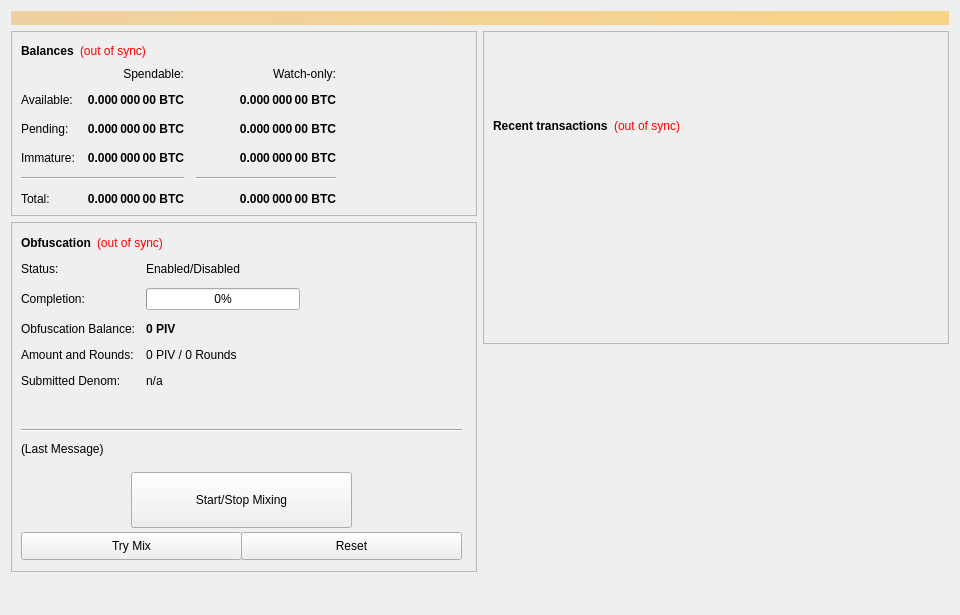
<?xml version="1.0" encoding="UTF-8"?>
<ui version="4.0">
 <class>OverviewPage</class>
 <widget class="QWidget" name="OverviewPage">
  <property name="geometry">
   <rect>
    <x>0</x>
    <y>0</y>
    <width>960</width>
    <height>615</height>
   </rect>
  </property>
  <property name="minimumSize">
   <size>
    <width>960</width>
    <height>0</height>
   </size>
  </property>
  <property name="windowTitle">
   <string>Form</string>
  </property>
  <layout class="QVBoxLayout" name="topLayout">
   <item>
    <widget class="QLabel" name="labelAlerts">
     <property name="visible">
      <bool>false</bool>
     </property>
     <property name="styleSheet">
      <string notr="true">background-color: qlineargradient(x1: 0, y1: 0, x2: 1, y2: 0, stop:0 #F0D0A0, stop:1 #F8D488); color:#000000;</string>
     </property>
     <property name="wordWrap">
      <bool>true</bool>
     </property>
     <property name="margin">
      <number>3</number>
     </property>
    </widget>
   </item>
   <item>
    <layout class="QHBoxLayout" name="horizontalLayout" stretch="1,1">
     <item>
      <layout class="QVBoxLayout" name="verticalLayout_2">
       <item>
        <widget class="QFrame" name="frame">
         <property name="frameShape">
          <enum>QFrame::StyledPanel</enum>
         </property>
         <property name="frameShadow">
          <enum>QFrame::Raised</enum>
         </property>
         <layout class="QVBoxLayout" name="verticalLayout_4">
          <item>
           <layout class="QHBoxLayout" name="horizontalLayout_4">
            <item>
             <widget class="QLabel" name="label_5">
              <property name="font">
               <font>
                <weight>75</weight>
                <bold>true</bold>
               </font>
              </property>
              <property name="text">
               <string>Balances</string>
              </property>
             </widget>
            </item>
            <item>
             <widget class="QLabel" name="labelWalletStatus">
              <property name="cursor">
               <cursorShape>WhatsThisCursor</cursorShape>
              </property>
              <property name="toolTip">
               <string>The displayed information may be out of date. Your wallet automatically synchronizes with the IVY network after a connection is established, but this process has not completed yet.</string>
              </property>
              <property name="styleSheet">
               <string notr="true">QLabel { color: red; }</string>
              </property>
              <property name="text">
               <string notr="true">(out of sync)</string>
              </property>
              <property name="alignment">
               <set>Qt::AlignLeading|Qt::AlignLeft|Qt::AlignVCenter</set>
              </property>
             </widget>
            </item>
            <item>
             <spacer name="horizontalSpacer_3">
              <property name="orientation">
               <enum>Qt::Horizontal</enum>
              </property>
              <property name="sizeHint" stdset="0">
               <size>
                <width>40</width>
                <height>20</height>
               </size>
              </property>
             </spacer>
            </item>
           </layout>
          </item>
          <item>
           <layout class="QGridLayout" name="gridLayout">
            <property name="spacing">
             <number>12</number>
            </property>
            <item row="2" column="2">
             <widget class="QLabel" name="labelWatchPending">
              <property name="font">
               <font>
                <weight>75</weight>
                <bold>true</bold>
               </font>
              </property>
              <property name="cursor">
               <cursorShape>IBeamCursor</cursorShape>
              </property>
              <property name="toolTip">
               <string>Unconfirmed transactions to watch-only addresses</string>
              </property>
              <property name="text">
               <string notr="true">0.000 000 00 BTC</string>
              </property>
              <property name="alignment">
               <set>Qt::AlignRight|Qt::AlignTrailing|Qt::AlignVCenter</set>
              </property>
              <property name="textInteractionFlags">
               <set>Qt::LinksAccessibleByMouse|Qt::TextSelectableByKeyboard|Qt::TextSelectableByMouse</set>
              </property>
             </widget>
            </item>
            <item row="2" column="1">
             <widget class="QLabel" name="labelUnconfirmed">
              <property name="font">
               <font>
                <weight>75</weight>
                <bold>true</bold>
               </font>
              </property>
              <property name="cursor">
               <cursorShape>IBeamCursor</cursorShape>
              </property>
              <property name="toolTip">
               <string>Total of transactions that have yet to be confirmed, and do not yet count toward the spendable balance</string>
              </property>
              <property name="text">
               <string notr="true">0.000 000 00 BTC</string>
              </property>
              <property name="alignment">
               <set>Qt::AlignRight|Qt::AlignTrailing|Qt::AlignVCenter</set>
              </property>
              <property name="textInteractionFlags">
               <set>Qt::LinksAccessibleByMouse|Qt::TextSelectableByKeyboard|Qt::TextSelectableByMouse</set>
              </property>
             </widget>
            </item>
            <item row="3" column="2">
             <widget class="QLabel" name="labelWatchImmature">
              <property name="font">
               <font>
                <weight>75</weight>
                <bold>true</bold>
               </font>
              </property>
              <property name="cursor">
               <cursorShape>IBeamCursor</cursorShape>
              </property>
              <property name="toolTip">
               <string>Staked or masternode rewards in watch-only addresses that has not yet matured</string>
              </property>
              <property name="text">
               <string notr="true">0.000 000 00 BTC</string>
              </property>
              <property name="alignment">
               <set>Qt::AlignRight|Qt::AlignTrailing|Qt::AlignVCenter</set>
              </property>
              <property name="textInteractionFlags">
               <set>Qt::LinksAccessibleByMouse|Qt::TextSelectableByKeyboard|Qt::TextSelectableByMouse</set>
              </property>
             </widget>
            </item>
            <item row="4" column="0" colspan="2">
             <widget class="Line" name="lineSpendableBalance">
              <property name="orientation">
               <enum>Qt::Horizontal</enum>
              </property>
             </widget>
            </item>
            <item row="4" column="2">
             <widget class="Line" name="lineWatchBalance">
              <property name="sizePolicy">
               <sizepolicy hsizetype="Preferred" vsizetype="Fixed">
                <horstretch>0</horstretch>
                <verstretch>0</verstretch>
               </sizepolicy>
              </property>
              <property name="minimumSize">
               <size>
                <width>140</width>
                <height>0</height>
               </size>
              </property>
              <property name="orientation">
               <enum>Qt::Horizontal</enum>
              </property>
             </widget>
            </item>
            <item row="5" column="0">
             <widget class="QLabel" name="labelTotalText">
              <property name="text">
               <string>Total:</string>
              </property>
             </widget>
            </item>
            <item row="3" column="1">
             <widget class="QLabel" name="labelImmature">
              <property name="font">
               <font>
                <weight>75</weight>
                <bold>true</bold>
               </font>
              </property>
              <property name="cursor">
               <cursorShape>IBeamCursor</cursorShape>
              </property>
              <property name="toolTip">
               <string>Staked or masternode rewards that has not yet matured</string>
              </property>
              <property name="text">
               <string notr="true">0.000 000 00 BTC</string>
              </property>
              <property name="alignment">
               <set>Qt::AlignRight|Qt::AlignTrailing|Qt::AlignVCenter</set>
              </property>
              <property name="textInteractionFlags">
               <set>Qt::LinksAccessibleByMouse|Qt::TextSelectableByKeyboard|Qt::TextSelectableByMouse</set>
              </property>
             </widget>
            </item>
            <item row="2" column="3">
             <spacer name="horizontalSpacer_2">
              <property name="orientation">
               <enum>Qt::Horizontal</enum>
              </property>
              <property name="sizeHint" stdset="0">
               <size>
                <width>40</width>
                <height>20</height>
               </size>
              </property>
             </spacer>
            </item>
            <item row="3" column="0">
             <widget class="QLabel" name="labelImmatureText">
              <property name="text">
               <string>Immature:</string>
              </property>
             </widget>
            </item>
            <item row="5" column="1">
             <widget class="QLabel" name="labelTotal">
              <property name="font">
               <font>
                <weight>75</weight>
                <bold>true</bold>
               </font>
              </property>
              <property name="cursor">
               <cursorShape>IBeamCursor</cursorShape>
              </property>
              <property name="toolTip">
               <string>Your current total balance</string>
              </property>
              <property name="text">
               <string notr="true">0.000 000 00 BTC</string>
              </property>
              <property name="alignment">
               <set>Qt::AlignRight|Qt::AlignTrailing|Qt::AlignVCenter</set>
              </property>
              <property name="textInteractionFlags">
               <set>Qt::LinksAccessibleByMouse|Qt::TextSelectableByKeyboard|Qt::TextSelectableByMouse</set>
              </property>
             </widget>
            </item>
            <item row="5" column="2">
             <widget class="QLabel" name="labelWatchTotal">
              <property name="font">
               <font>
                <weight>75</weight>
                <bold>true</bold>
               </font>
              </property>
              <property name="cursor">
               <cursorShape>IBeamCursor</cursorShape>
              </property>
              <property name="toolTip">
               <string>Current total balance in watch-only addresses</string>
              </property>
              <property name="text">
               <string notr="true">0.000 000 00 BTC</string>
              </property>
              <property name="alignment">
               <set>Qt::AlignRight|Qt::AlignTrailing|Qt::AlignVCenter</set>
              </property>
              <property name="textInteractionFlags">
               <set>Qt::LinksAccessibleByMouse|Qt::TextSelectableByKeyboard|Qt::TextSelectableByMouse</set>
              </property>
             </widget>
            </item>
            <item row="0" column="2">
             <widget class="QLabel" name="labelWatchonly">
              <property name="text">
               <string>Watch-only:</string>
              </property>
              <property name="alignment">
               <set>Qt::AlignRight|Qt::AlignTrailing|Qt::AlignVCenter</set>
              </property>
             </widget>
            </item>
            <item row="1" column="0">
             <widget class="QLabel" name="labelBalanceText">
              <property name="text">
               <string>Available:</string>
              </property>
             </widget>
            </item>
            <item row="1" column="1">
             <widget class="QLabel" name="labelBalance">
              <property name="font">
               <font>
                <weight>75</weight>
                <bold>true</bold>
               </font>
              </property>
              <property name="cursor">
               <cursorShape>IBeamCursor</cursorShape>
              </property>
              <property name="toolTip">
               <string>Your current spendable balance</string>
              </property>
              <property name="text">
               <string notr="true">0.000 000 00 BTC</string>
              </property>
              <property name="alignment">
               <set>Qt::AlignRight|Qt::AlignTrailing|Qt::AlignVCenter</set>
              </property>
              <property name="textInteractionFlags">
               <set>Qt::LinksAccessibleByMouse|Qt::TextSelectableByKeyboard|Qt::TextSelectableByMouse</set>
              </property>
             </widget>
            </item>
            <item row="1" column="2">
             <widget class="QLabel" name="labelWatchAvailable">
              <property name="font">
               <font>
                <weight>75</weight>
                <bold>true</bold>
               </font>
              </property>
              <property name="cursor">
               <cursorShape>IBeamCursor</cursorShape>
              </property>
              <property name="toolTip">
               <string>Your current balance in watch-only addresses</string>
              </property>
              <property name="text">
               <string notr="true">0.000 000 00 BTC</string>
              </property>
              <property name="alignment">
               <set>Qt::AlignRight|Qt::AlignTrailing|Qt::AlignVCenter</set>
              </property>
              <property name="textInteractionFlags">
               <set>Qt::LinksAccessibleByMouse|Qt::TextSelectableByKeyboard|Qt::TextSelectableByMouse</set>
              </property>
             </widget>
            </item>
            <item row="2" column="0">
             <widget class="QLabel" name="labelPendingText">
              <property name="text">
               <string>Pending:</string>
              </property>
             </widget>
            </item>
            <item row="0" column="1">
             <widget class="QLabel" name="labelSpendable">
              <property name="text">
               <string>Spendable:</string>
              </property>
              <property name="alignment">
               <set>Qt::AlignRight|Qt::AlignTrailing|Qt::AlignVCenter</set>
              </property>
             </widget>
            </item>
           </layout>
          </item>
         </layout>
        </widget>
       </item>
       <item>
        <widget class="QFrame" name="frameObfuscation">
         <property name="minimumSize">
          <size>
           <width>0</width>
           <height>350</height>
          </size>
         </property>
         <property name="layoutDirection">
          <enum>Qt::LeftToRight</enum>
         </property>
         <property name="frameShape">
          <enum>QFrame::StyledPanel</enum>
         </property>
         <property name="frameShadow">
          <enum>QFrame::Raised</enum>
         </property>
         <widget class="QWidget" name="formLayoutWidget">
          <property name="geometry">
           <rect>
            <x>10</x>
            <y>40</y>
            <width>451</width>
            <height>161</height>
           </rect>
          </property>
          <layout class="QFormLayout" name="formLayout">
           <property name="fieldGrowthPolicy">
            <enum>QFormLayout::AllNonFixedFieldsGrow</enum>
           </property>
           <property name="horizontalSpacing">
            <number>11</number>
           </property>
           <property name="verticalSpacing">
            <number>12</number>
           </property>
           <item row="0" column="0">
            <widget class="QLabel" name="label_6">
             <property name="text">
              <string>Status:</string>
             </property>
            </widget>
           </item>
           <item row="1" column="0">
            <widget class="QLabel" name="label_7">
             <property name="text">
              <string>Completion:</string>
             </property>
            </widget>
           </item>
           <item row="1" column="1">
            <widget class="QProgressBar" name="obfuscationProgress">
             <property name="maximumSize">
              <size>
               <width>154</width>
               <height>16777215</height>
              </size>
             </property>
             <property name="value">
              <number>0</number>
             </property>
            </widget>
           </item>
           <item row="2" column="0">
            <widget class="QLabel" name="labelAnonymizedText">
             <property name="text">
              <string>Obfuscation Balance:</string>
             </property>
            </widget>
           </item>
           <item row="2" column="1">
            <widget class="QLabel" name="labelAnonymized">
             <property name="font">
              <font>
               <weight>75</weight>
               <bold>true</bold>
              </font>
             </property>
             <property name="text">
              <string notr="true">0 PIV</string>
             </property>
            </widget>
           </item>
           <item row="3" column="0">
            <widget class="QLabel" name="label_8">
             <property name="text">
              <string>Amount and Rounds:</string>
             </property>
            </widget>
           </item>
           <item row="3" column="1">
            <widget class="QLabel" name="labelAmountRounds">
             <property name="text">
              <string>0 PIV / 0 Rounds</string>
             </property>
            </widget>
           </item>
           <item row="4" column="0">
            <widget class="QLabel" name="label_9">
             <property name="text">
              <string>Submitted Denom:</string>
             </property>
            </widget>
           </item>
           <item row="4" column="1">
            <widget class="QLabel" name="labelSubmittedDenom">
             <property name="toolTip">
              <string>The denominations you submitted to the Masternode.&lt;br&gt;To mix, other users must submit the exact same denominations.</string>
             </property>
             <property name="text">
              <string>n/a</string>
             </property>
            </widget>
           </item>
           <item row="0" column="1">
            <widget class="QLabel" name="obfuscationEnabled">
             <property name="text">
              <string>Enabled/Disabled</string>
             </property>
            </widget>
           </item>
          </layout>
         </widget>
         <widget class="QPushButton" name="runAutoDenom">
          <property name="geometry">
           <rect>
            <x>251</x>
            <y>17</y>
            <width>1</width>
            <height>1</height>
           </rect>
          </property>
          <property name="palette">
           <palette>
            <active>
             <colorrole role="WindowText">
              <brush brushstyle="SolidPattern">
               <color alpha="255">
                <red>0</red>
                <green>0</green>
                <blue>0</blue>
               </color>
              </brush>
             </colorrole>
             <colorrole role="Button">
              <brush brushstyle="SolidPattern">
               <color alpha="255">
                <red>239</red>
                <green>238</green>
                <blue>238</blue>
               </color>
              </brush>
             </colorrole>
             <colorrole role="Light">
              <brush brushstyle="SolidPattern">
               <color alpha="255">
                <red>255</red>
                <green>255</green>
                <blue>255</blue>
               </color>
              </brush>
             </colorrole>
             <colorrole role="Midlight">
              <brush brushstyle="SolidPattern">
               <color alpha="255">
                <red>247</red>
                <green>246</green>
                <blue>246</blue>
               </color>
              </brush>
             </colorrole>
             <colorrole role="Dark">
              <brush brushstyle="SolidPattern">
               <color alpha="255">
                <red>119</red>
                <green>119</green>
                <blue>119</blue>
               </color>
              </brush>
             </colorrole>
             <colorrole role="Mid">
              <brush brushstyle="SolidPattern">
               <color alpha="255">
                <red>159</red>
                <green>159</green>
                <blue>159</blue>
               </color>
              </brush>
             </colorrole>
             <colorrole role="Text">
              <brush brushstyle="SolidPattern">
               <color alpha="255">
                <red>0</red>
                <green>0</green>
                <blue>0</blue>
               </color>
              </brush>
             </colorrole>
             <colorrole role="BrightText">
              <brush brushstyle="SolidPattern">
               <color alpha="255">
                <red>255</red>
                <green>255</green>
                <blue>255</blue>
               </color>
              </brush>
             </colorrole>
             <colorrole role="ButtonText">
              <brush brushstyle="SolidPattern">
               <color alpha="255">
                <red>0</red>
                <green>0</green>
                <blue>0</blue>
               </color>
              </brush>
             </colorrole>
             <colorrole role="Base">
              <brush brushstyle="SolidPattern">
               <color alpha="255">
                <red>255</red>
                <green>255</green>
                <blue>255</blue>
               </color>
              </brush>
             </colorrole>
             <colorrole role="Window">
              <brush brushstyle="SolidPattern">
               <color alpha="255">
                <red>239</red>
                <green>238</green>
                <blue>238</blue>
               </color>
              </brush>
             </colorrole>
             <colorrole role="Shadow">
              <brush brushstyle="SolidPattern">
               <color alpha="255">
                <red>0</red>
                <green>0</green>
                <blue>0</blue>
               </color>
              </brush>
             </colorrole>
             <colorrole role="AlternateBase">
              <brush brushstyle="SolidPattern">
               <color alpha="255">
                <red>247</red>
                <green>246</green>
                <blue>246</blue>
               </color>
              </brush>
             </colorrole>
             <colorrole role="ToolTipBase">
              <brush brushstyle="SolidPattern">
               <color alpha="255">
                <red>255</red>
                <green>255</green>
                <blue>220</blue>
               </color>
              </brush>
             </colorrole>
             <colorrole role="ToolTipText">
              <brush brushstyle="SolidPattern">
               <color alpha="255">
                <red>0</red>
                <green>0</green>
                <blue>0</blue>
               </color>
              </brush>
             </colorrole>
            </active>
            <inactive>
             <colorrole role="WindowText">
              <brush brushstyle="SolidPattern">
               <color alpha="255">
                <red>0</red>
                <green>0</green>
                <blue>0</blue>
               </color>
              </brush>
             </colorrole>
             <colorrole role="Button">
              <brush brushstyle="SolidPattern">
               <color alpha="255">
                <red>239</red>
                <green>238</green>
                <blue>238</blue>
               </color>
              </brush>
             </colorrole>
             <colorrole role="Light">
              <brush brushstyle="SolidPattern">
               <color alpha="255">
                <red>255</red>
                <green>255</green>
                <blue>255</blue>
               </color>
              </brush>
             </colorrole>
             <colorrole role="Midlight">
              <brush brushstyle="SolidPattern">
               <color alpha="255">
                <red>247</red>
                <green>246</green>
                <blue>246</blue>
               </color>
              </brush>
             </colorrole>
             <colorrole role="Dark">
              <brush brushstyle="SolidPattern">
               <color alpha="255">
                <red>119</red>
                <green>119</green>
                <blue>119</blue>
               </color>
              </brush>
             </colorrole>
             <colorrole role="Mid">
              <brush brushstyle="SolidPattern">
               <color alpha="255">
                <red>159</red>
                <green>159</green>
                <blue>159</blue>
               </color>
              </brush>
             </colorrole>
             <colorrole role="Text">
              <brush brushstyle="SolidPattern">
               <color alpha="255">
                <red>0</red>
                <green>0</green>
                <blue>0</blue>
               </color>
              </brush>
             </colorrole>
             <colorrole role="BrightText">
              <brush brushstyle="SolidPattern">
               <color alpha="255">
                <red>255</red>
                <green>255</green>
                <blue>255</blue>
               </color>
              </brush>
             </colorrole>
             <colorrole role="ButtonText">
              <brush brushstyle="SolidPattern">
               <color alpha="255">
                <red>0</red>
                <green>0</green>
                <blue>0</blue>
               </color>
              </brush>
             </colorrole>
             <colorrole role="Base">
              <brush brushstyle="SolidPattern">
               <color alpha="255">
                <red>255</red>
                <green>255</green>
                <blue>255</blue>
               </color>
              </brush>
             </colorrole>
             <colorrole role="Window">
              <brush brushstyle="SolidPattern">
               <color alpha="255">
                <red>239</red>
                <green>238</green>
                <blue>238</blue>
               </color>
              </brush>
             </colorrole>
             <colorrole role="Shadow">
              <brush brushstyle="SolidPattern">
               <color alpha="255">
                <red>0</red>
                <green>0</green>
                <blue>0</blue>
               </color>
              </brush>
             </colorrole>
             <colorrole role="AlternateBase">
              <brush brushstyle="SolidPattern">
               <color alpha="255">
                <red>247</red>
                <green>246</green>
                <blue>246</blue>
               </color>
              </brush>
             </colorrole>
             <colorrole role="ToolTipBase">
              <brush brushstyle="SolidPattern">
               <color alpha="255">
                <red>255</red>
                <green>255</green>
                <blue>220</blue>
               </color>
              </brush>
             </colorrole>
             <colorrole role="ToolTipText">
              <brush brushstyle="SolidPattern">
               <color alpha="255">
                <red>0</red>
                <green>0</green>
                <blue>0</blue>
               </color>
              </brush>
             </colorrole>
            </inactive>
            <disabled>
             <colorrole role="WindowText">
              <brush brushstyle="SolidPattern">
               <color alpha="255">
                <red>119</red>
                <green>119</green>
                <blue>119</blue>
               </color>
              </brush>
             </colorrole>
             <colorrole role="Button">
              <brush brushstyle="SolidPattern">
               <color alpha="255">
                <red>239</red>
                <green>238</green>
                <blue>238</blue>
               </color>
              </brush>
             </colorrole>
             <colorrole role="Light">
              <brush brushstyle="SolidPattern">
               <color alpha="255">
                <red>255</red>
                <green>255</green>
                <blue>255</blue>
               </color>
              </brush>
             </colorrole>
             <colorrole role="Midlight">
              <brush brushstyle="SolidPattern">
               <color alpha="255">
                <red>247</red>
                <green>246</green>
                <blue>246</blue>
               </color>
              </brush>
             </colorrole>
             <colorrole role="Dark">
              <brush brushstyle="SolidPattern">
               <color alpha="255">
                <red>119</red>
                <green>119</green>
                <blue>119</blue>
               </color>
              </brush>
             </colorrole>
             <colorrole role="Mid">
              <brush brushstyle="SolidPattern">
               <color alpha="255">
                <red>159</red>
                <green>159</green>
                <blue>159</blue>
               </color>
              </brush>
             </colorrole>
             <colorrole role="Text">
              <brush brushstyle="SolidPattern">
               <color alpha="255">
                <red>119</red>
                <green>119</green>
                <blue>119</blue>
               </color>
              </brush>
             </colorrole>
             <colorrole role="BrightText">
              <brush brushstyle="SolidPattern">
               <color alpha="255">
                <red>255</red>
                <green>255</green>
                <blue>255</blue>
               </color>
              </brush>
             </colorrole>
             <colorrole role="ButtonText">
              <brush brushstyle="SolidPattern">
               <color alpha="255">
                <red>119</red>
                <green>119</green>
                <blue>119</blue>
               </color>
              </brush>
             </colorrole>
             <colorrole role="Base">
              <brush brushstyle="SolidPattern">
               <color alpha="255">
                <red>239</red>
                <green>238</green>
                <blue>238</blue>
               </color>
              </brush>
             </colorrole>
             <colorrole role="Window">
              <brush brushstyle="SolidPattern">
               <color alpha="255">
                <red>239</red>
                <green>238</green>
                <blue>238</blue>
               </color>
              </brush>
             </colorrole>
             <colorrole role="Shadow">
              <brush brushstyle="SolidPattern">
               <color alpha="255">
                <red>0</red>
                <green>0</green>
                <blue>0</blue>
               </color>
              </brush>
             </colorrole>
             <colorrole role="AlternateBase">
              <brush brushstyle="SolidPattern">
               <color alpha="255">
                <red>239</red>
                <green>238</green>
                <blue>238</blue>
               </color>
              </brush>
             </colorrole>
             <colorrole role="ToolTipBase">
              <brush brushstyle="SolidPattern">
               <color alpha="255">
                <red>255</red>
                <green>255</green>
                <blue>220</blue>
               </color>
              </brush>
             </colorrole>
             <colorrole role="ToolTipText">
              <brush brushstyle="SolidPattern">
               <color alpha="255">
                <red>0</red>
                <green>0</green>
                <blue>0</blue>
               </color>
              </brush>
             </colorrole>
            </disabled>
           </palette>
          </property>
          <property name="focusPolicy">
           <enum>Qt::NoFocus</enum>
          </property>
          <property name="autoFillBackground">
           <bool>true</bool>
          </property>
          <property name="text">
           <string/>
          </property>
          <property name="flat">
           <bool>true</bool>
          </property>
         </widget>
         <widget class="QPushButton" name="toggleObfuscation">
          <property name="geometry">
           <rect>
            <x>120</x>
            <y>250</y>
            <width>221</width>
            <height>56</height>
           </rect>
          </property>
          <property name="sizePolicy">
           <sizepolicy hsizetype="MinimumExpanding" vsizetype="Fixed">
            <horstretch>0</horstretch>
            <verstretch>0</verstretch>
           </sizepolicy>
          </property>
          <property name="text">
           <string>Start/Stop Mixing</string>
          </property>
         </widget>
         <widget class="Line" name="lineLastMessage">
          <property name="geometry">
           <rect>
            <x>10</x>
            <y>200</y>
            <width>441</width>
            <height>16</height>
           </rect>
          </property>
          <property name="orientation">
           <enum>Qt::Horizontal</enum>
          </property>
         </widget>
         <widget class="QLabel" name="obfuscationStatus">
          <property name="geometry">
           <rect>
            <x>10</x>
            <y>220</y>
            <width>451</width>
            <height>61</height>
           </rect>
          </property>
          <property name="minimumSize">
           <size>
            <width>288</width>
            <height>43</height>
           </size>
          </property>
          <property name="text">
           <string>(Last Message)</string>
          </property>
          <property name="alignment">
           <set>Qt::AlignLeading|Qt::AlignLeft|Qt::AlignTop</set>
          </property>
          <property name="wordWrap">
           <bool>true</bool>
          </property>
         </widget>
         <widget class="QPushButton" name="obfuscationAuto">
          <property name="geometry">
           <rect>
            <x>10</x>
            <y>310</y>
            <width>221</width>
            <height>28</height>
           </rect>
          </property>
          <property name="sizePolicy">
           <sizepolicy hsizetype="MinimumExpanding" vsizetype="Fixed">
            <horstretch>0</horstretch>
            <verstretch>0</verstretch>
           </sizepolicy>
          </property>
          <property name="toolTip">
           <string>Try to manually submit a Obfuscation request.</string>
          </property>
          <property name="text">
           <string>Try Mix</string>
          </property>
         </widget>
         <widget class="QPushButton" name="obfuscationReset">
          <property name="geometry">
           <rect>
            <x>230</x>
            <y>310</y>
            <width>221</width>
            <height>28</height>
           </rect>
          </property>
          <property name="sizePolicy">
           <sizepolicy hsizetype="MinimumExpanding" vsizetype="Fixed">
            <horstretch>0</horstretch>
            <verstretch>0</verstretch>
           </sizepolicy>
          </property>
          <property name="toolTip">
           <string>Reset the current status of Obfuscation (can interrupt Obfuscation if it's in the process of Mixing, which can cost you money!)</string>
          </property>
          <property name="autoFillBackground">
           <bool>false</bool>
          </property>
          <property name="text">
           <string>Reset</string>
          </property>
         </widget>
         <widget class="QWidget" name="layoutWidget">
          <property name="geometry">
           <rect>
            <x>10</x>
            <y>10</y>
            <width>431</width>
            <height>22</height>
           </rect>
          </property>
          <layout class="QHBoxLayout" name="horizontalLayout_5">
           <item>
            <widget class="QLabel" name="label_2">
             <property name="font">
              <font>
               <weight>75</weight>
               <bold>true</bold>
              </font>
             </property>
             <property name="text">
              <string>Obfuscation</string>
             </property>
            </widget>
           </item>
           <item>
            <widget class="QLabel" name="labelObfuscationSyncStatus">
             <property name="toolTip">
              <string>The displayed information may be out of date. Your wallet automatically synchronizes with the IVY network after a connection is established, but this process has not completed yet.</string>
             </property>
             <property name="styleSheet">
              <string notr="true">QLabel { color: red; }</string>
             </property>
             <property name="text">
              <string notr="true">(out of sync)</string>
             </property>
             <property name="alignment">
              <set>Qt::AlignLeading|Qt::AlignLeft|Qt::AlignVCenter</set>
             </property>
            </widget>
           </item>
           <item>
            <spacer name="horizontalSpacer_4">
             <property name="orientation">
              <enum>Qt::Horizontal</enum>
             </property>
             <property name="sizeHint" stdset="0">
              <size>
               <width>40</width>
               <height>20</height>
              </size>
             </property>
            </spacer>
           </item>
          </layout>
         </widget>
        </widget>
       </item>
       <item>
        <spacer name="verticalSpacer">
         <property name="orientation">
          <enum>Qt::Vertical</enum>
         </property>
         <property name="sizeHint" stdset="0">
          <size>
           <width>20</width>
           <height>40</height>
          </size>
         </property>
        </spacer>
       </item>
      </layout>
     </item>
     <item>
      <layout class="QVBoxLayout" name="verticalLayout_3">
       <item>
        <widget class="QFrame" name="frame_2">
         <property name="frameShape">
          <enum>QFrame::StyledPanel</enum>
         </property>
         <property name="frameShadow">
          <enum>QFrame::Raised</enum>
         </property>
         <layout class="QVBoxLayout" name="verticalLayout">
          <item>
           <spacer name="verticalSpacer_3">
            <property name="orientation">
             <enum>Qt::Vertical</enum>
            </property>
            <property name="sizeType">
             <enum>QSizePolicy::Fixed</enum>
            </property>
            <property name="sizeHint" stdset="0">
             <size>
              <width>20</width>
              <height>75</height>
             </size>
            </property>
           </spacer>
          </item>
          <item>
           <layout class="QHBoxLayout" name="horizontalLayout_2">
            <item>
             <widget class="QLabel" name="label_4">
              <property name="font">
               <font>
                <weight>75</weight>
                <bold>true</bold>
               </font>
              </property>
              <property name="text">
               <string>Recent transactions</string>
              </property>
             </widget>
            </item>
            <item>
             <widget class="QLabel" name="labelTransactionsStatus">
              <property name="cursor">
               <cursorShape>WhatsThisCursor</cursorShape>
              </property>
              <property name="toolTip">
               <string>The displayed information may be out of date. Your wallet automatically synchronizes with the IVY network after a connection is established, but this process has not completed yet.</string>
              </property>
              <property name="styleSheet">
               <string notr="true">QLabel { color: red; }</string>
              </property>
              <property name="text">
               <string notr="true">(out of sync)</string>
              </property>
              <property name="alignment">
               <set>Qt::AlignRight|Qt::AlignTrailing|Qt::AlignVCenter</set>
              </property>
             </widget>
            </item>
            <item>
             <spacer name="horizontalSpacer">
              <property name="orientation">
               <enum>Qt::Horizontal</enum>
              </property>
              <property name="sizeHint" stdset="0">
               <size>
                <width>40</width>
                <height>20</height>
               </size>
              </property>
             </spacer>
            </item>
           </layout>
          </item>
          <item>
           <widget class="QListView" name="listTransactions">
            <property name="styleSheet">
             <string notr="true">QListView { background: transparent; }</string>
            </property>
            <property name="frameShape">
             <enum>QFrame::NoFrame</enum>
            </property>
            <property name="verticalScrollBarPolicy">
             <enum>Qt::ScrollBarAlwaysOff</enum>
            </property>
            <property name="horizontalScrollBarPolicy">
             <enum>Qt::ScrollBarAlwaysOff</enum>
            </property>
            <property name="selectionMode">
             <enum>QAbstractItemView::NoSelection</enum>
            </property>
           </widget>
          </item>
         </layout>
        </widget>
       </item>
       <item>
        <spacer name="verticalSpacer_2">
         <property name="orientation">
          <enum>Qt::Vertical</enum>
         </property>
         <property name="sizeType">
          <enum>QSizePolicy::Expanding</enum>
         </property>
         <property name="sizeHint" stdset="0">
          <size>
           <width>20</width>
           <height>40</height>
          </size>
         </property>
        </spacer>
       </item>
      </layout>
     </item>
    </layout>
   </item>
  </layout>
 </widget>
 <resources/>
 <connections/>
</ui>
